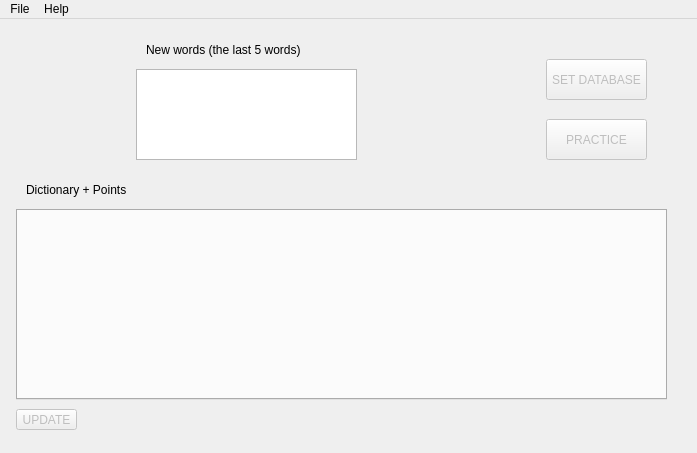
<?xml version="1.0" encoding="UTF-8"?>
<ui version="4.0">
 <class>MainWindow</class>
 <widget class="QMainWindow" name="MainWindow">
  <property name="geometry">
   <rect>
    <x>0</x>
    <y>0</y>
    <width>697</width>
    <height>453</height>
   </rect>
  </property>
  <property name="maximumSize">
   <size>
    <width>697</width>
    <height>453</height>
   </size>
  </property>
  <property name="windowTitle">
   <string>My dictionary</string>
  </property>
  <property name="styleSheet">
   <string notr="true"/>
  </property>
  <widget class="QWidget" name="centralwidget">
   <widget class="QPushButton" name="set_database">
    <property name="enabled">
     <bool>false</bool>
    </property>
    <property name="geometry">
     <rect>
      <x>546</x>
      <y>40</y>
      <width>101</width>
      <height>41</height>
     </rect>
    </property>
    <property name="text">
     <string>SET DATABASE</string>
    </property>
   </widget>
   <widget class="QTabWidget" name="tab_main">
    <property name="geometry">
     <rect>
      <x>16</x>
      <y>190</y>
      <width>651</width>
      <height>191</height>
     </rect>
    </property>
    <property name="acceptDrops">
     <bool>false</bool>
    </property>
    <property name="styleSheet">
     <string notr="true">QTabBar::tab {
                background: lightgray;
                color: black;
                padding: 10px;
				height: 22px;
            }
            QTabBar::tab:selected {
                background: white;
                color: black;
            }</string>
    </property>
    <property name="currentIndex">
     <number>-1</number>
    </property>
   </widget>
   <widget class="QLabel" name="label">
    <property name="geometry">
     <rect>
      <x>146</x>
      <y>20</y>
      <width>161</width>
      <height>21</height>
     </rect>
    </property>
    <property name="text">
     <string>New words (the last 5 words)</string>
    </property>
   </widget>
   <widget class="QLabel" name="label_tab">
    <property name="geometry">
     <rect>
      <x>26</x>
      <y>160</y>
      <width>131</width>
      <height>21</height>
     </rect>
    </property>
    <property name="text">
     <string>Dictionary + Points</string>
    </property>
   </widget>
   <widget class="QPushButton" name="practice_main">
    <property name="enabled">
     <bool>false</bool>
    </property>
    <property name="geometry">
     <rect>
      <x>546</x>
      <y>100</y>
      <width>101</width>
      <height>41</height>
     </rect>
    </property>
    <property name="text">
     <string>PRACTICE</string>
    </property>
   </widget>
   <widget class="QPushButton" name="update_tab">
    <property name="enabled">
     <bool>false</bool>
    </property>
    <property name="geometry">
     <rect>
      <x>16</x>
      <y>390</y>
      <width>61</width>
      <height>21</height>
     </rect>
    </property>
    <property name="text">
     <string>UPDATE</string>
    </property>
   </widget>
   <widget class="QListWidget" name="last_five_words">
    <property name="geometry">
     <rect>
      <x>136</x>
      <y>50</y>
      <width>221</width>
      <height>91</height>
     </rect>
    </property>
   </widget>
  </widget>
  <widget class="QMenuBar" name="menuBar">
   <property name="geometry">
    <rect>
     <x>0</x>
     <y>0</y>
     <width>697</width>
     <height>21</height>
    </rect>
   </property>
   <widget class="QMenu" name="menuFile">
    <property name="title">
     <string>File</string>
    </property>
    <addaction name="actionNewFile"/>
    <addaction name="actionOpenfile"/>
    <addaction name="actionSavefile"/>
    <addaction name="separator"/>
    <addaction name="actionExit"/>
   </widget>
   <widget class="QMenu" name="menuHelp">
    <property name="title">
     <string>Help</string>
    </property>
    <addaction name="actionFilePath"/>
    <addaction name="actionAbout"/>
   </widget>
   <addaction name="menuFile"/>
   <addaction name="menuHelp"/>
  </widget>
  <action name="actionOpenfile">
   <property name="text">
    <string>Open File...</string>
   </property>
   <property name="shortcut">
    <string>Ctrl+O</string>
   </property>
  </action>
  <action name="actionSavefile">
   <property name="text">
    <string>Save As...</string>
   </property>
  </action>
  <action name="actionaaa23">
   <property name="text">
    <string>aaa23</string>
   </property>
  </action>
  <action name="actionNewFile">
   <property name="text">
    <string>New File</string>
   </property>
   <property name="shortcut">
    <string>Ctrl+N</string>
   </property>
  </action>
  <action name="actionFilePath">
   <property name="text">
    <string>File Path</string>
   </property>
  </action>
  <action name="actionAbout">
   <property name="text">
    <string>About</string>
   </property>
  </action>
  <action name="actionExit">
   <property name="text">
    <string>Exit</string>
   </property>
  </action>
 </widget>
 <resources/>
 <connections/>
</ui>
